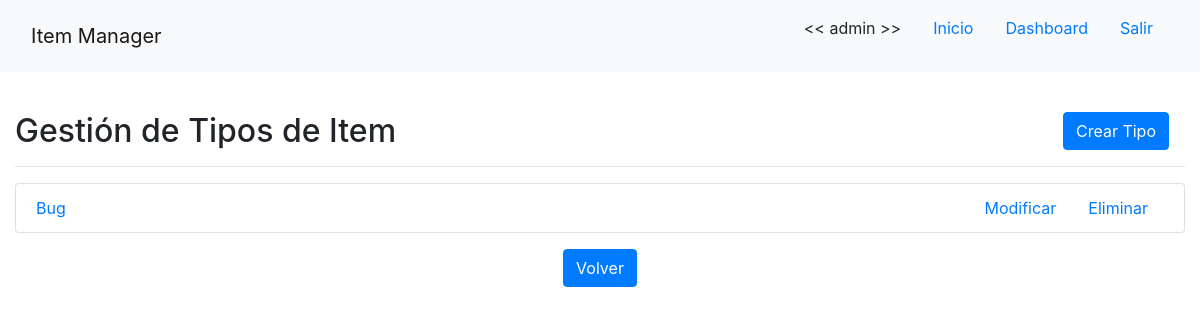
Page /tipoitem/ (signed in) on the earlier database version.
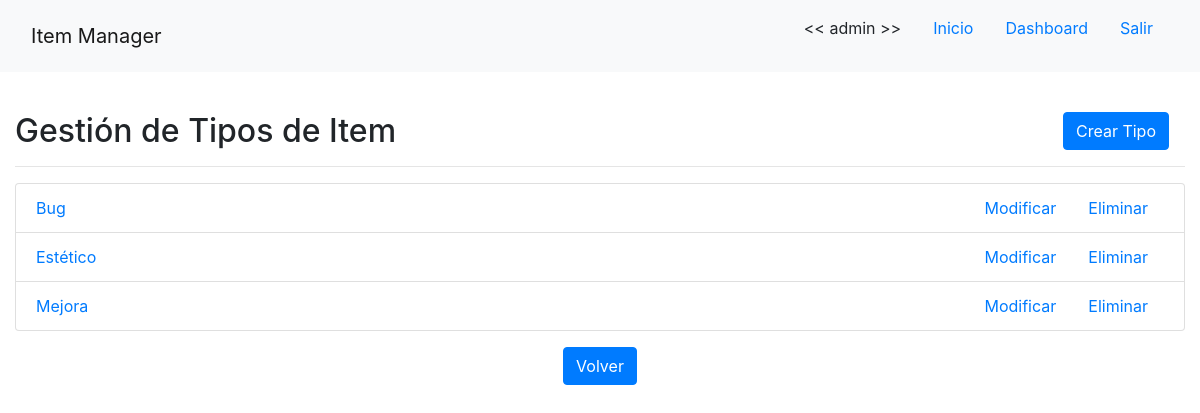
Same page on the later database version.
### app/models/tipo_item.py (models this page shows, shortened)
class TipoItem(models.Model):
    nombre = models.CharField(verbose_name='nombre', max_length=255, unique=True)
    detalle = models.CharField(verbose_name='detalle', max_length=255)
    workflow = models.ManyToManyField(CambioEstado, verbose_name='workflow')

### app/views/tipo_item.py (the view)
# urls.py: path('tipoitem/', TipoItemListView.as_view(), name='tipoitem-list'),
class TipoItemListView(LoginRequiredMixin, ListView):
    template_name = 'app/tipo_item_list.html'
    model = TipoItem
    queryset = TipoItem.objects.order_by('nombre')

### app/templates/app/tipo_item_list.html (shortened to what this page needs)
{% extends 'base.html' %}
{% load crispy_forms_tags %}
{% block content %}
    {% if user.is_staff %}
    <br>
    <h2>Gestión de Tipos de Item
    <div class="float-right"><a class="btn btn-primary mx-3 float-right" href="{% url 'tipoitem-create' %}">Crear Tipo</a></div>
    </h2>
    <hr>
    <ul class="list-group">
        {% for tipo in object_list %}
            <li class="list-group-item">
                <a href="{% url 'tipoitem-detail' tipo.id %}">
                    <div class="float-left">{{ tipo.nombre }}</div>
                </a>
                <div>
                    <a class="mx-3 float-right" href="{% url 'tipoitem-delete' tipo.id %}">Eliminar</a>
                    <a class="mx-3 float-right" href="{% url 'tipoitem-update' tipo.id %}">Modificar</a>
                </div>
            </li>
        {% endfor %}
    </ul>
    <div class="text-center mt-3">
        <a class="btn btn-primary" href="{% url 'dashboard' %}">Volver</a>
    </div>
    {% else %}
        <br>
        <h2>No tiene los permisos necesarios para ver esta página!</h2>
        <a class="btn btn-primary" href="{% url 'home' %}">Volver al Inicio</a>
    {% endif %}
{% endblock %}

Differences in the rows shown:
added TipoItem: nombre "Estético"
added TipoItem: nombre "Mejora"
